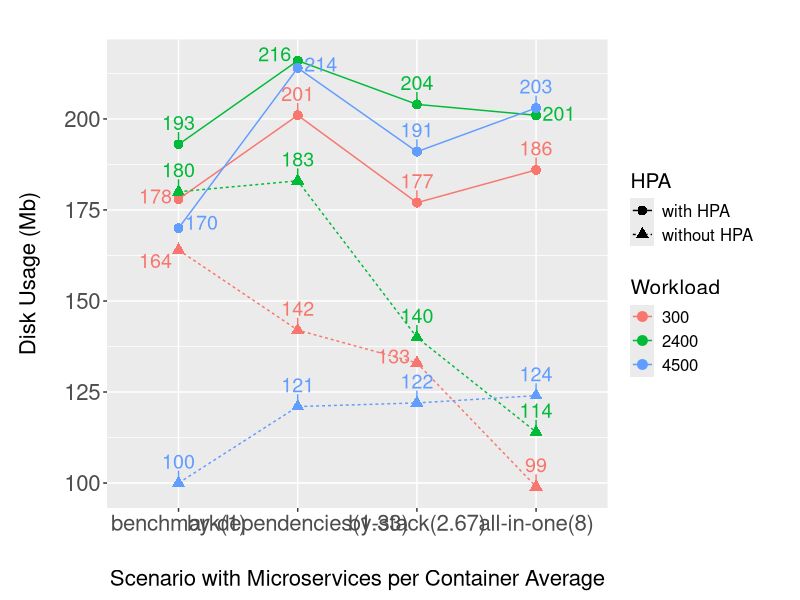
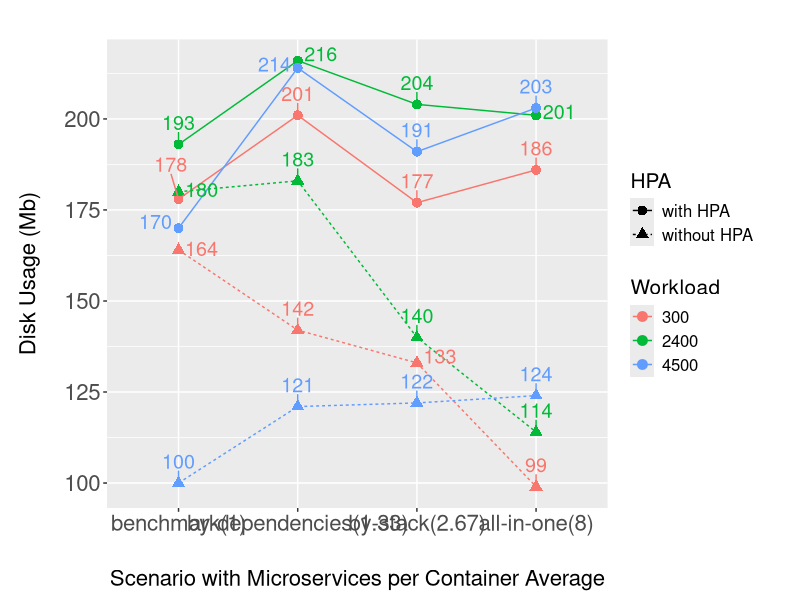

Reproduce these figures in R, in order.
setwd("~/Documentos/Dev/microservices-container-grouping/experiments_results/graphics_and_tables_consolidated/resources")
# Carregar pacotes necessários
library(ggplot2)
library(dplyr)
library(tidyr)
library(ggrepel)

# Criar o dataframe com os dados fornecidos
data_disk <- data.frame(
  workload = c(300, 300, 300, 300, 2400, 2400, 2400, 2400, 4500, 4500, 4500, 4500),
  workload_desc = c("Low (300 users)", "Low (300 users)", "Low (300 users)", "Low (300 users)",
                    "Medium (2400 users)", "Medium (2400 users)", "Medium (2400 users)", "Medium (2400 users)",
                    "High (4500 users)", "High (4500 users)", "High (4500 users)", "High (4500 users)"),
  scenario = c("benchmark", "all-in-one", "by-stack", "by-dependencies",
               "benchmark", "all-in-one", "by-stack", "by-dependencies",
               "benchmark", "all-in-one", "by-stack", "by-dependencies"),
  Microservices_per_Container_Average = c(1.00, 8.00, 2.67, 1.33, 1.00, 8.00, 2.67, 1.33, 1.00, 8.00, 2.67, 1.33),
  Disk_without_HPA = c(164, 99, 133, 142, 180, 114, 140, 183, 100, 124, 122, 121),
  Disk_with_HPA = c(178, 186, 177, 201, 193, 201, 204, 216, 170, 203, 191, 214)
)

# Transformar os dados em formato longo para ggplot
data_long_disk <- data_disk %>%
  pivot_longer(cols = c(Disk_without_HPA, Disk_with_HPA), 
               names_to = "HPA", 
               values_to = "Disk_Mb") %>%
  mutate(HPA = recode(HPA, "Disk_without_HPA" = "without HPA", "Disk_with_HPA" = "with HPA"))

# Criar uma nova coluna combinando cenário e média de microservices por container
data_long_disk <- data_long_disk %>%
  mutate(Scenario_Microservices = paste(scenario, "(", Microservices_per_Container_Average, ")", sep = ""),
         Scenario_Microservices = factor(Scenario_Microservices, levels = unique(Scenario_Microservices[order(Microservices_per_Container_Average)])))


# Gerar o gráfico
fig<-ggplot(data_long_disk, aes(x = Scenario_Microservices, y = Disk_Mb, color = factor(workload), shape = HPA)) +
  geom_point(size = 3) +
  geom_line(aes(linetype = HPA, group = interaction(workload, HPA))) +
  geom_text_repel(aes(label = round(Disk_Mb, 2)), vjust = -1, size = 5, show_guide  = FALSE) +  # Adicionar os valores dos pontos com repel para evitar sobreposição
  labs(
    #title = "Disk Usage with and without HPA vs Scenario with Microservices per Container Average",
       x = "Scenario with Microservices per Container Average",
       y = "Disk Usage (Mb)",
       color = "Workload",
       shape = "HPA",
       linetype = "HPA") +
  theme(plot.title = element_text(hjust = 0.5, vjust = 5, size = 20),
        strip.text = element_text(size= 16),
        plot.margin = unit(c(1,1,1,1), "cm"),
        axis.text = element_text(size = 16),
        #axis.text.x = element_text(angle = -45),
        legend.title = element_text(size = 15),
        legend.text = element_text(size = 12),
        axis.title = element_text(size = 16),
        axis.title.y=element_text(vjust=5),
        axis.title.x=element_text(vjust=-5))




fig
pdf_file = paste("resume_disk_consumption.pdf",sep = "")
pdf(pdf_file, width = 16, height = 9)
print(fig)
dev.off()


